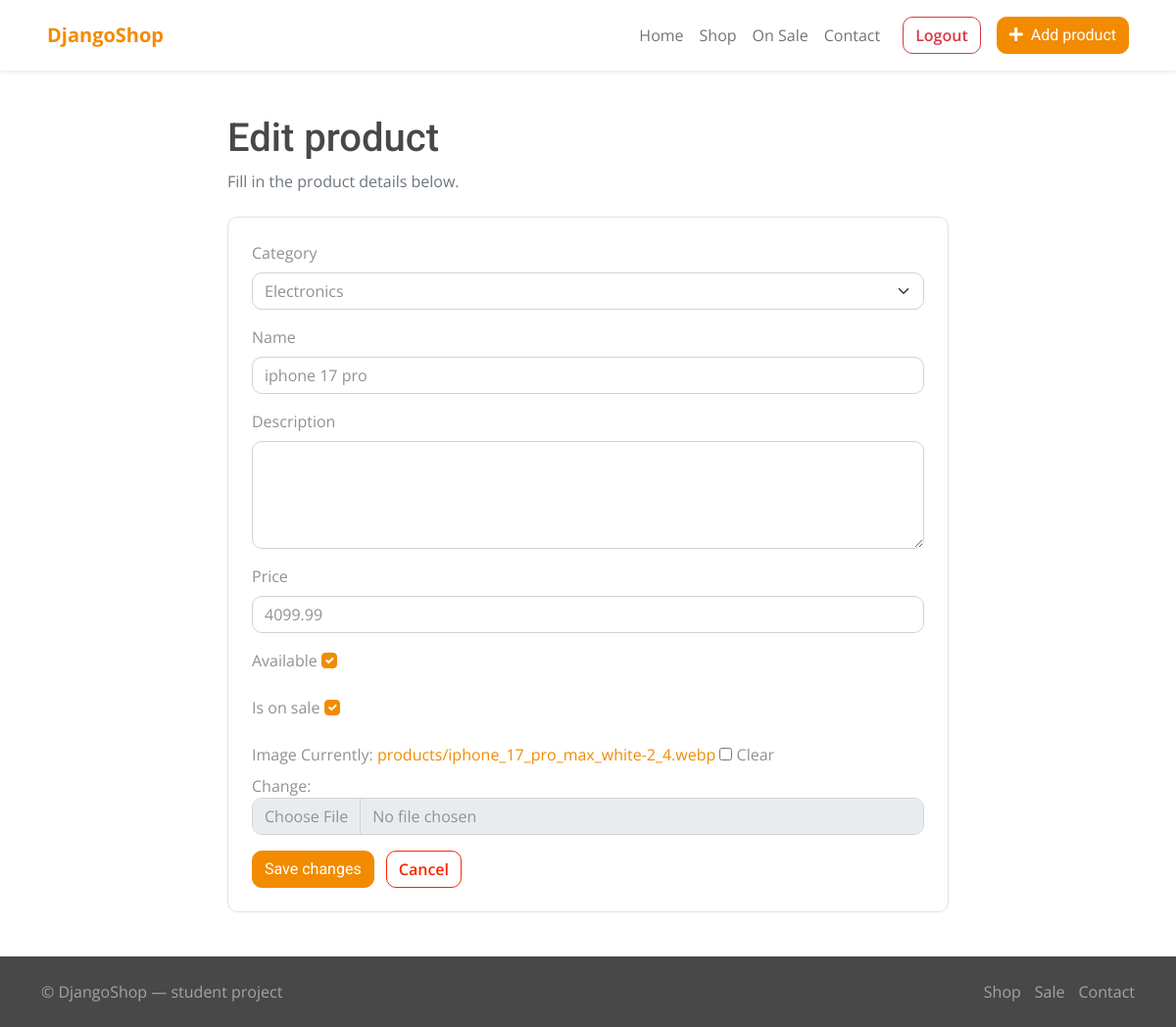
Page /product/4/edit/ (signed in) on the earlier database version.
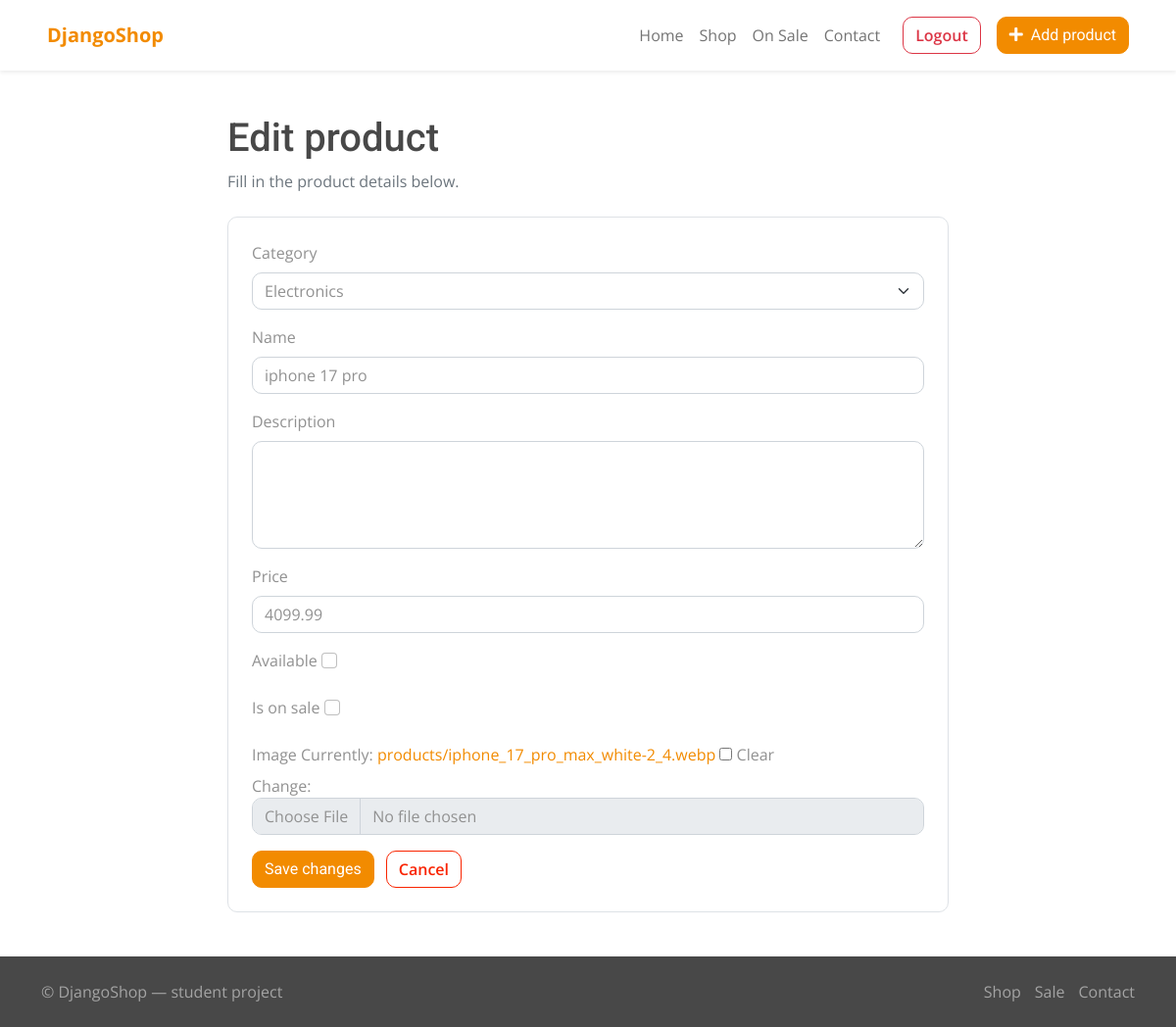
Same page on the later database version.
### shop/models.py (models this page shows, shortened)
class Product(models.Model):
    user = models.ForeignKey(
        User,
        on_delete=models.CASCADE,
        related_name="products",
        null=True,
        blank=True,
    )
    category = models.ForeignKey(
        Category,
        on_delete=models.CASCADE,
        related_name="products",
    )
    name = models.CharField(max_length=150)
    description = models.TextField(blank=True)
    price = models.DecimalField(max_digits=10, decimal_places=2)
    available = models.BooleanField(default=True)
    is_on_sale = models.BooleanField(default=False)
    image = models.ImageField(
        upload_to="products/",
        blank=True,
        null=True,
    )

### shop/views.py (the view)
@login_required(login_url="login")
def product_update(request, product_id):
    product = get_object_or_404(
        Product,
        id=product_id,
        user=request.user
    )
    if request.method == "POST":
        form = ProductForm(
            request.POST,
            request.FILES,
            instance=product
        )
        if form.is_valid():
            product = form.save()
            messages.success(
                request,
                f'Product "{product.name}" was updated successfully.'
            )
            return redirect("product_detail", product_id=product.pk)
    else:
        form = ProductForm(instance=product)
    return render(
        request,
        "shop/product_form.html",
        {
            "form": form,
            "product": product,
            "page_title": "Edit product",
            "button_text": "Save changes",
        },
    )

### shop/forms.py
class ProductForm(forms.ModelForm):
    def __init__(self, *args, **kwargs):
        super().__init__(*args, **kwargs)
        for field in self.fields.values():
            if isinstance(field.widget, forms.CheckboxInput):
                field.widget.attrs.setdefault("class", "form-check-input")
            elif isinstance(field.widget, forms.Select):
                field.widget.attrs.setdefault("class", "form-select")
            else:
                field.widget.attrs.setdefault("class", "form-control")
    class Meta:
        model = Product
        fields = [
            "category",
            "name",
            "description",
            "price",
            "available",
            "is_on_sale",
            "image",
        ]
        widgets = {
            "description": forms.Textarea(attrs={"rows": 4}),
            "price": forms.NumberInput(attrs={"min": "0.01", "step": "0.01"}),
        }

### shop/models.py (called while the page is built)
    def __str__(self):
        return self.name

### shop/templates/shop/product_form.html (shortened to what this page needs)
{% extends 'shop/base.html' %}
{% block content %}
<div class="row justify-content-center">
    <div class="col-lg-8">
        <h1 class="mb-2">{{ page_title }}</h1>
        <p class="text-muted mb-4">Fill in the product details below.</p>
        <form method="post" enctype="multipart/form-data" class="p-4 border rounded bg-white">
            {% for field in form %}
            <div class="mb-3">
                <label class="form-label fw-semibold" for="{{ field.id_for_label }}">
                    {{ field.label }}
                </label>
                {{ field }}
            </div>
            {% endfor %}
            <button class="btn btn-primary" type="submit">
                {{ button_text }}
            </button>
            <a class="btn btn-outline-secondary ms-2"
                href="{% if product %}{% url 'product_detail' product.id %}{% else %}{% url 'shop_list' %}{% endif %}">
                Cancel
            </a>
        </form>
    </div>
</div>
{% endblock %}

Differences in the rows shown:
changed Product "Electronics": available "☑" → "☐"; is_on_sale "☑" → "☐"
